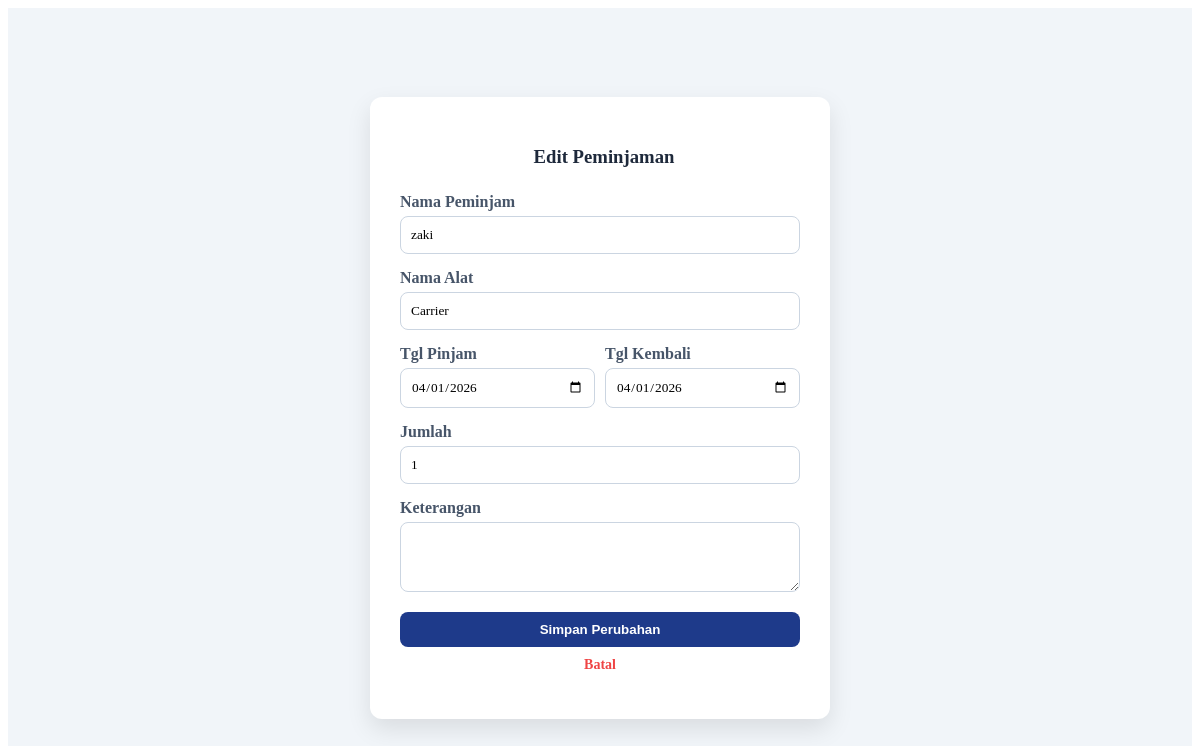
/ukk_1_AndiRizkyRiyanto/views/admin/peminjaman/edit.php?id=69, run on the app's committed database.
### tables this page shows
CREATE TABLE `peminjaman` (
  `id_peminjaman` int(11) NOT NULL,
  `nama_peminjam` varchar(100) NOT NULL,
  `nama_alat` varchar(100) NOT NULL,
  `tanggal_pinjam` date NOT NULL,
  `tanggal_kembali` date DEFAULT NULL,
  `jumlah` int(11) NOT NULL,
  `ukuran` varchar(50) NOT NULL,
  `status` enum('menunggu','disetujui','dipinjam','ditolak','dikembalikan','terlambat') DEFAULT 'menunggu',
  `keterangan` text DEFAULT NULL,
  `created_at` timestamp NOT NULL DEFAULT current_timestamp(),
  `updated_at` timestamp NOT NULL DEFAULT current_timestamp() ON UPDATE current_timestamp()
);

### ukk_1_AndiRizkyRiyanto/models/m_koneksi.php (called while the page is built, shortened)
<?php
class m_koneksi {
    private $host = "localhost";
    private $username = "root";
    private $pass = "";
    private $db = "ukk_1_Andi";
    function __construct() {
        $this->koneksi = new mysqli(
            $this->host,
            $this->username,
            $this->pass,
            $this->db
        );
    }
}
?>

### ukk_1_AndiRizkyRiyanto/models/m_peminjaman.php (called while the page is built, shortened)
<?php
include_once __DIR__ . '/m_koneksi.php';
class m_peminjaman {
    private $conn;
    public function __construct() {
        $db = new m_koneksi();
        $this->conn = $db->koneksi;
    }
    public function getById($id) {
        $stmt = $this->conn->prepare("SELECT * FROM peminjaman WHERE id_peminjaman=?");
        $stmt->bind_param("i", $id);
        $stmt->execute();
        return $stmt->get_result()->fetch_assoc();
    }
}
?>

### ukk_1_AndiRizkyRiyanto/controllers/c_peminjaman.php (called while the page is built, shortened)
<?php
include_once __DIR__ . '/../models/m_peminjaman.php';
class c_peminjaman {
    private $model;
    public function __construct() {
        $this->model = new m_peminjaman();
    }
    public function getById($id) {
        return $this->model->getById($id);
    }
}
?>

### ukk_1_AndiRizkyRiyanto/views/admin/peminjaman/edit.php (the view, shortened to what this page needs)
<?php
include_once __DIR__ . '/../../../controllers/c_peminjaman.php';
$controller = new c_peminjaman();
$id = $_GET['id'];
$data = $controller->getById($id);
?>
<div class="main-content">
  <div class="card-form">
    <h3><i class="fas fa-edit" style="color:#6366f1; margin-right:8px;"></i>Edit Peminjaman</h3>
    <form method="POST">
      <div class="input-grup">
        <label>Nama Peminjam</label>
        <input type="text" name="nama_peminjam" value="<?= $data['nama_peminjam'] ?>" required>
      </div>
      <div class="input-grup">
        <label>Nama Alat</label>
        <input type="text" name="nama_alat" value="<?= $data['nama_alat'] ?>" required>
      </div>
      <div style="display:flex; gap:10px;">
        <div class="input-grup" style="flex:1;">
          <label>Tgl Pinjam</label>
          <input type="date" name="tanggal_pinjam" value="<?= $data['tanggal_pinjam'] ?>" required>
        </div>
        <div class="input-grup" style="flex:1;">
          <label>Tgl Kembali</label>
          <input type="date" name="tanggal_kembali" value="<?= $data['tanggal_kembali'] ?>" required>
        </div>
      </div>
      <div class="input-grup">
        <label>Jumlah</label>
        <input type="number" name="jumlah" value="<?= $data['jumlah'] ?>" required>
      </div>
      <div class="input-grup">
        <label>Keterangan</label>
        <textarea name="keterangan" rows="3"><?= $data['keterangan'] ?></textarea>
      </div>
      <div class="btn-grup">
        <button type="submit" name="update" class="btn-submit"><i class="fas fa-save"></i> Simpan Perubahan</button>
        <a href="<?= BASE_URL ?>views/admin/peminjaman/tampil_data_peminjaman.php" class="btn-kembali"><i class="fas fa-arrow-left"></i> Batal</a>
      </div>
    </form>
  </div>
</div>

### ukk_1_AndiRizkyRiyanto/views/admin/peminjaman/edit.php (style rules this page uses)
.main-content { min-height: 100vh; display: flex; justify-content: center; align-items: center; background: #f1f5f9; }
.card-form { background: #fff; padding: 30px; border-radius: 12px; width: 400px; box-shadow: 0 10px 25px rgba(0,0,0,0.1); }
.card-form h3 { text-align: center; margin-bottom: 25px; color: #1e293b; }
.input-grup { margin-bottom: 15px; }
.input-grup label { display: block; margin-bottom: 5px; font-weight: 600; color: #475569; }
.input-grup input, .input-grup textarea { width: 100%; padding: 10px; border: 1px solid #cbd5e1; border-radius: 8px; outline: none; font-family: inherit; }
.btn-grup { display: flex; flex-direction: column; gap: 10px; margin-top: 20px; }
.btn-submit { background: #1e3a8a; color: white; padding: 10px; border: none; border-radius: 8px; font-weight: 600; cursor: pointer; }
.btn-kembali { text-align: center; text-decoration: none; color: #ef4444; font-weight: 600; font-size: 14px; }

### data on the page
peminjaman: nama_peminjam "zaki", nama_alat "Carrier", tanggal_pinjam "04/01/2026", tanggal_kembali "04/01/2026", jumlah "1"
